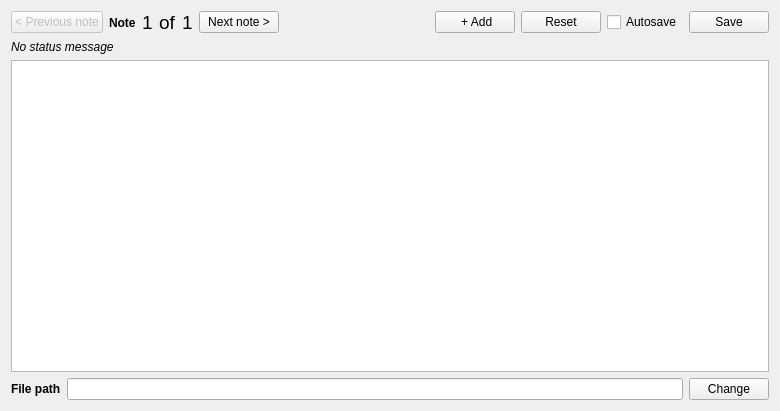
<?xml version="1.0" encoding="UTF-8"?>
<ui version="4.0">
 <class>Widget</class>
 <widget class="QWidget" name="Widget">
  <property name="geometry">
   <rect>
    <x>0</x>
    <y>0</y>
    <width>780</width>
    <height>411</height>
   </rect>
  </property>
  <property name="windowTitle">
   <string>Notes</string>
  </property>
  <layout class="QVBoxLayout" name="verticalLayout_2">
   <item>
    <layout class="QVBoxLayout" name="header">
     <item>
      <layout class="QHBoxLayout" name="nav_buttons">
       <item>
        <widget class="QPushButton" name="btnPreviousNote">
         <property name="enabled">
          <bool>false</bool>
         </property>
         <property name="text">
          <string>&lt; Previous note</string>
         </property>
        </widget>
       </item>
       <item>
        <widget class="QLabel" name="lblNote">
         <property name="font">
          <font>
           <weight>75</weight>
           <bold>true</bold>
          </font>
         </property>
         <property name="text">
          <string>Note</string>
         </property>
        </widget>
       </item>
       <item>
        <widget class="QLabel" name="lblNoteValue">
         <property name="font">
          <font>
           <pointsize>14</pointsize>
          </font>
         </property>
         <property name="text">
          <string>1</string>
         </property>
        </widget>
       </item>
       <item>
        <widget class="QLabel" name="lblNoteOf">
         <property name="font">
          <font>
           <pointsize>14</pointsize>
          </font>
         </property>
         <property name="text">
          <string>of</string>
         </property>
        </widget>
       </item>
       <item>
        <widget class="QLabel" name="lblNoteSum">
         <property name="font">
          <font>
           <pointsize>14</pointsize>
          </font>
         </property>
         <property name="text">
          <string>1</string>
         </property>
        </widget>
       </item>
       <item>
        <widget class="QPushButton" name="btnNextNote">
         <property name="text">
          <string>Next note &gt;</string>
         </property>
        </widget>
       </item>
       <item>
        <spacer name="horizontalSpacer">
         <property name="orientation">
          <enum>Qt::Horizontal</enum>
         </property>
         <property name="sizeHint" stdset="0">
          <size>
           <width>40</width>
           <height>20</height>
          </size>
         </property>
        </spacer>
       </item>
       <item>
        <widget class="QPushButton" name="btnAdd">
         <property name="text">
          <string> + Add</string>
         </property>
        </widget>
       </item>
       <item>
        <widget class="QPushButton" name="btnReload">
         <property name="toolTip">
          <string>Undo all changes and load the note in its saved state</string>
         </property>
         <property name="text">
          <string>Reset</string>
         </property>
        </widget>
       </item>
       <item>
        <widget class="QCheckBox" name="chkAutosave">
         <property name="text">
          <string>Autosave</string>
         </property>
        </widget>
       </item>
       <item>
        <widget class="QPushButton" name="btnSave">
         <property name="text">
          <string>Save</string>
         </property>
        </widget>
       </item>
      </layout>
     </item>
     <item>
      <widget class="QLabel" name="lblStatusMessage">
       <property name="font">
        <font>
         <italic>true</italic>
         <underline>false</underline>
         <kerning>true</kerning>
        </font>
       </property>
       <property name="text">
        <string>No status message</string>
       </property>
      </widget>
     </item>
    </layout>
   </item>
   <item>
    <widget class="QPlainTextEdit" name="txtNote"/>
   </item>
   <item>
    <layout class="QHBoxLayout" name="file_path">
     <item>
      <widget class="QLabel" name="lblFilePath">
       <property name="font">
        <font>
         <weight>75</weight>
         <bold>true</bold>
        </font>
       </property>
       <property name="text">
        <string>File path</string>
       </property>
      </widget>
     </item>
     <item>
      <widget class="QLineEdit" name="txtFilePath">
       <property name="font">
        <font>
         <family>Consolas</family>
        </font>
       </property>
       <property name="text">
        <string/>
       </property>
       <property name="readOnly">
        <bool>true</bool>
       </property>
      </widget>
     </item>
     <item>
      <widget class="QPushButton" name="btnChangeFile">
       <property name="enabled">
        <bool>true</bool>
       </property>
       <property name="text">
        <string>Change</string>
       </property>
      </widget>
     </item>
    </layout>
   </item>
  </layout>
 </widget>
 <layoutdefault spacing="6" margin="11"/>
 <tabstops>
  <tabstop>txtNote</tabstop>
  <tabstop>btnPreviousNote</tabstop>
  <tabstop>btnNextNote</tabstop>
  <tabstop>btnAdd</tabstop>
  <tabstop>btnReload</tabstop>
  <tabstop>chkAutosave</tabstop>
  <tabstop>btnSave</tabstop>
  <tabstop>txtFilePath</tabstop>
  <tabstop>btnChangeFile</tabstop>
 </tabstops>
 <resources/>
 <connections/>
</ui>
